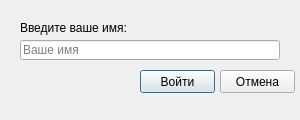
<?xml version="1.0" encoding="UTF-8"?>
<ui version="4.0">
 <class>LoginDialog</class>
 <widget class="QDialog" name="LoginDialog">
  <property name="geometry">
   <rect>
    <x>0</x>
    <y>0</y>
    <width>300</width>
    <height>120</height>
   </rect>
  </property>
  <property name="windowTitle">
   <string>Вход в RecipeBook</string>
  </property>
  <widget class="QLabel" name="label">
   <property name="geometry">
    <rect>
     <x>20</x>
     <y>20</y>
     <width>260</width>
     <height>16</height>
    </rect>
   </property>
   <property name="text">
    <string>Введите ваше имя:</string>
   </property>
  </widget>
  <widget class="QLineEdit" name="nameLineEdit">
   <property name="geometry">
    <rect>
     <x>20</x>
     <y>40</y>
     <width>260</width>
     <height>20</height>
    </rect>
   </property>
   <property name="placeholderText">
    <string>Ваше имя</string>
   </property>
  </widget>
  <widget class="QPushButton" name="loginButton">
   <property name="geometry">
    <rect>
     <x>140</x>
     <y>70</y>
     <width>75</width>
     <height>23</height>
    </rect>
   </property>
   <property name="text">
    <string>Войти</string>
   </property>
  </widget>
  <widget class="QPushButton" name="cancelButton">
   <property name="geometry">
    <rect>
     <x>220</x>
     <y>70</y>
     <width>75</width>
     <height>23</height>
    </rect>
   </property>
   <property name="text">
    <string>Отмена</string>
   </property>
  </widget>
 </widget>
 <resources/>
 <connections/>
</ui>
